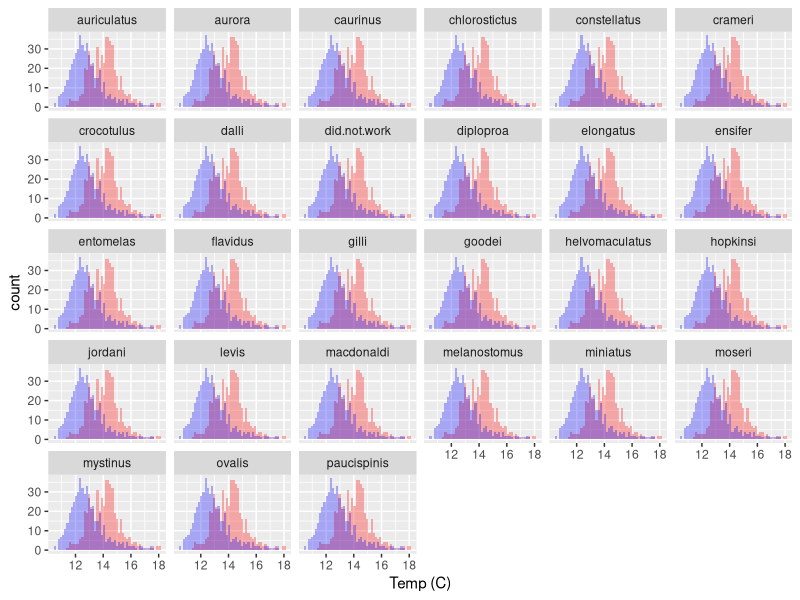
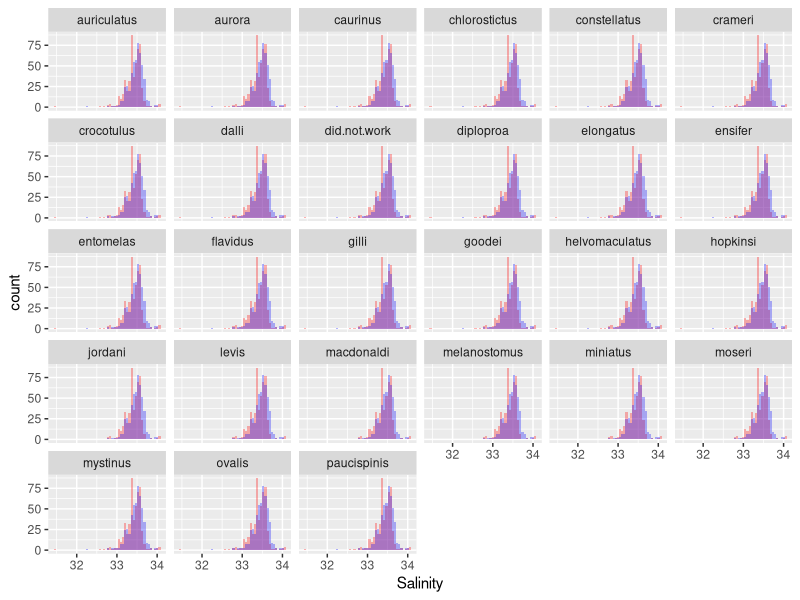
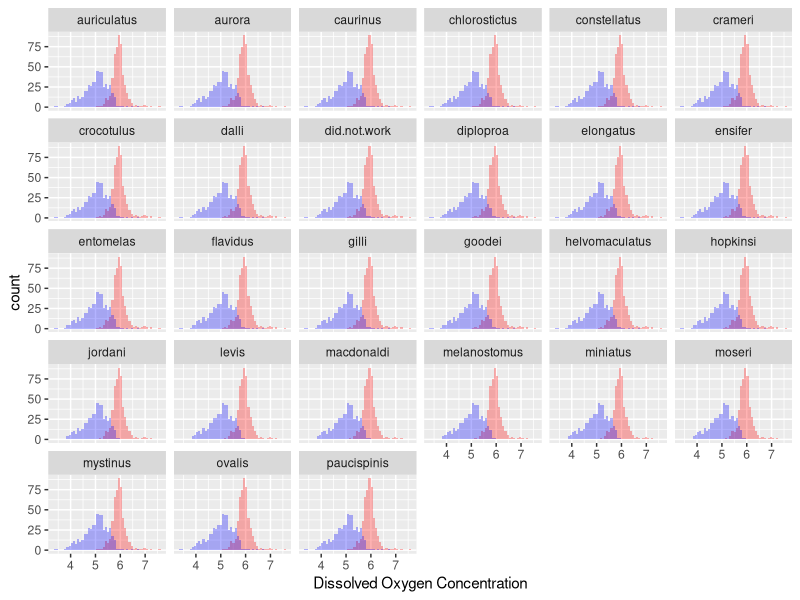

Reproduce these figures in R, in order.
## ---- chunk 1
knitr::opts_chunk$set(
  echo=FALSE
)

#this makes my code invisible when I knit it to html
## ---- chunk 2
knitr::opts_chunk$set(
  echo=FALSE
)

#i made the code invisible again 
## ---- chunk 3
library(dplyr)
help(package = dplyr)
library(ggplot2)
library(tidyr)

#loading my packages
## ---- chunk 4

library(kableExtra)

#need one more package to make my table scroll so you can see the whole thing 
## ---- chunk 5
rockfish_larval_data <- read.csv("../data/rsos170639_si_001.csv")

#downloading the raw data
## ---- chunk 6
rockfish_data_reduced <- select(rockfish_larval_data, year, line, station, station.depth, temp_surf, sal_surf, oxygen_surf, temp_100m, sal_100m, oxygen_100m, auriculatus, aurora,	caurinus,	chlorostictus,	constellatus,crameri,	crocotulus,	dalli,	did.not.work,	diploproa,	elongatus,	ensifer,	entomelas,	flavidus,	gilli,	goodei, helvomaculatus,	hopkinsi,	jordani,	levis,	macdonaldi,	melanostomus,	miniatus,	moseri,	mystinus,	ovalis,	paucispinis)

#selecting the specific columns I want for my revised data
## ---- chunk 7
rockfish_data_added_genus <- rockfish_data_reduced %>%
  gather('auriculatus', 'aurora',	'caurinus',	'chlorostictus',	'constellatus', 'crameri',	'crocotulus',	'dalli',	'did.not.work',	'diploproa',	'elongatus',	'ensifer',	'entomelas',	'flavidus',	'gilli',	'goodei', 'helvomaculatus',	'hopkinsi',	'jordani',	'levis',	'macdonaldi',	'melanostomus',	'miniatus',	'moseri',	'mystinus',	'ovalis',	'paucispinis', key = "genus", value = "counts")

#combining all of the species columns into one new column called genus
## ---- chunk 8
knitr::kable(
  rockfish_data_added_genus[1:7, 5:11 ], 
  caption = "Rockfish Data Table"
) %>%
  kable_styling(c("striped", "hover", "condensed", "responsive")) %>%
  scroll_box(width = "100%")

#making a pretty table for the slide show, incorporating the first 7 rows and the latter columns that I used in my analysis
## ---- chunk 9
ggplot(rockfish_data_added_genus, aes(x=temp_surf)) +
   geom_histogram(fill="red", alpha = 0.3, bins = 50) +
   labs(x = "Temp (C)") +
  facet_wrap(~genus) +
  geom_histogram(aes(x=temp_100m), fill="blue", alpha = 0.3, bins = 50) 

#first histogram overlapping surface temp and 100 m temp with all species  
## ---- chunk 10
ggplot(rockfish_data_added_genus, aes(x=sal_surf)) +
   geom_histogram(fill="red", alpha = 0.3, bins = 50) +
   labs(x = "Salinity") +
   facet_wrap(~genus) +
  geom_histogram(aes(x=sal_100m), fill="blue", alpha = 0.3, bins = 50)

#second histogram overlapping surface salinity and 100 m salinty with all species  

## ---- chunk 11
ggplot(rockfish_data_added_genus, aes(x=oxygen_surf)) +
   geom_histogram(fill="red", alpha = 0.3, bins = 50) +
   labs(x = "Dissolved Oxygen Concentration") +
   facet_wrap(~genus) +
  geom_histogram(aes(x=oxygen_100m), fill="blue", alpha = 0.3, bins = 50)

#third histogram overlapping surface O2 and 100 m O2 with all species  
